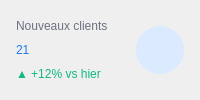
               <widget class="QFrame" name="statCard1">
                <property name="sizePolicy">
                 <sizepolicy hsizetype="Expanding" vsizetype="Fixed">
                  <horstretch>1</horstretch>
                  <verstretch>0</verstretch>
                 </sizepolicy>
                </property>
                <property name="styleSheet">
                 <string notr="true">QFrame#statCard1 { background-color: #ffffff; border: 1px solid #e5e7eb; border-radius: 12px; }</string>
                </property>
                <layout class="QHBoxLayout" name="card1Layout">
                 <property name="leftMargin">
                  <number>16</number>
                 </property>
                 <property name="topMargin">
                  <number>16</number>
                 </property>
                 <property name="rightMargin">
                  <number>16</number>
                 </property>
                 <property name="bottomMargin">
                  <number>16</number>
                 </property>
                 <item>
                  <layout class="QVBoxLayout" name="card1TextLayout">
                   <property name="spacing">
                    <number>4</number>
                   </property>
                   <item>
                    <widget class="QLabel" name="statTitle1">
                     <property name="styleSheet">
                      <string notr="true">QLabel#statTitle1 { color: #6b7280; font: 500 9pt &quot;Inter&quot;; background-color: transparent; }</string>
                     </property>
                     <property name="text">
                      <string>Nouveaux clients</string>
                     </property>
                    </widget>
                   </item>
                   <item>
                    <widget class="QLabel" name="statValue1">
                     <property name="styleSheet">
                      <string notr="true">QLabel#statValue1 { color: #1d7ae2; font: 700 22pt &quot;Inter&quot;; background-color: transparent; }</string>
                     </property>
                     <property name="text">
                      <string>21</string>
                     </property>
                    </widget>
                   </item>
                   <item>
                    <widget class="QLabel" name="statTrend1">
                     <property name="styleSheet">
                      <string notr="true">QLabel#statTrend1 { color: #10b981; font: 500 8pt &quot;Inter&quot;; background-color: transparent; }</string>
                     </property>
                     <property name="text">
                      <string>▲ +12% vs hier</string>
                     </property>
                    </widget>
                   </item>
                  </layout>
                 </item>
                 <item alignment="Qt::AlignRight|Qt::AlignVCenter">
                  <widget class="QLabel" name="statIcon1">
                   <property name="minimumSize">
                    <size>
                     <width>48</width>
                     <height>48</height>
                    </size>
                   </property>
                   <property name="maximumSize">
                    <size>
                     <width>48</width>
                     <height>48</height>
                    </size>
                   </property>
                   <property name="styleSheet">
                    <string notr="true">QLabel#statIcon1 { background-color: #dbeafe; color: #1d7ae2; border-radius: 24px; qproperty-alignment: AlignCenter; }</string>
                   </property>
                   <property name="pixmap">
                    <pixmap>../../assets/dashboard/stat_clients.svg</pixmap>
                   </property>
                   <property name="scaledContents">
                    <bool>true</bool>
                   </property>
                  </widget>
                 </item>
                </layout>
               </widget>
